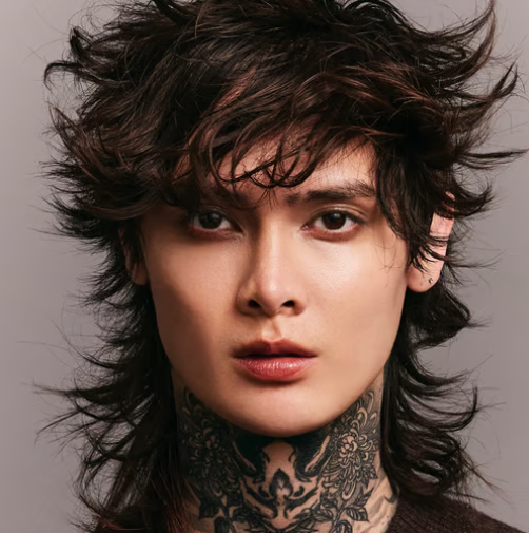
#> input picture sample.png, 529 x 533 px
$ python Resize.py
#> lines starting #> are read from the running program, lines starting #| are printed output that depends on the picture
import cv2

# Load the image
image = cv2.imread('sample.png')
#> image is the input picture: shape (533, 529, 3); mean B, G, R 71.6, 79.5, 98.7

# Resize the image
resized_image = cv2.resize(image, (300, 200))
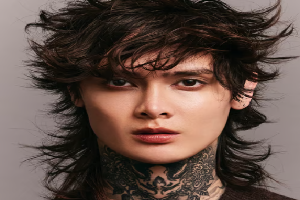
#> resized_image: shape (200, 300, 3); mean B, G, R 71.5, 79.4, 98.6

cv2.imshow("image", resized_image)
cv2.waitKey(0)

$ run again, with cartoon.png copied over sample.png
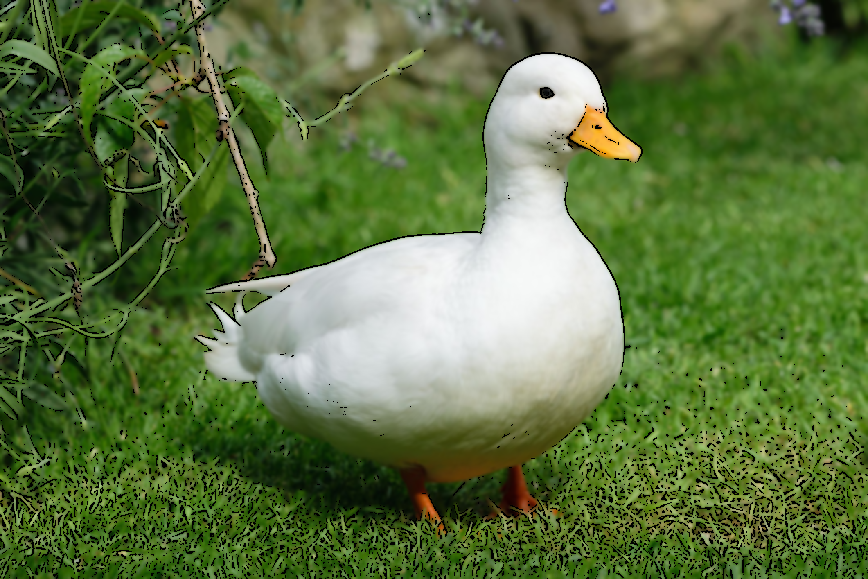
#> input picture cartoon.png, 868 x 579 px
#> image is the input picture: shape (579, 868, 3); mean B, G, R 63.6, 114.8, 92
#> `resized_image = cv2.resize(image, (300, 200))`:
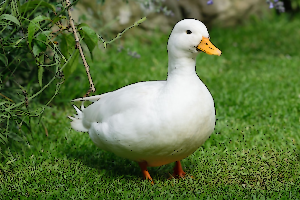
#> resized_image: shape (200, 300, 3); mean B, G, R 63.5, 114.8, 91.9

$ run again, with cropTest.png copied over sample.png
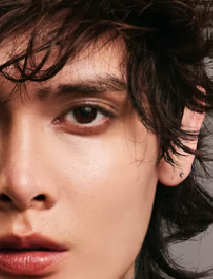
#> input picture cropTest.png, 213 x 279 px
#> image is the input picture: shape (279, 213, 3); mean B, G, R 75.7, 90.2, 126.4
#> `resized_image = cv2.resize(image, (300, 200))`:
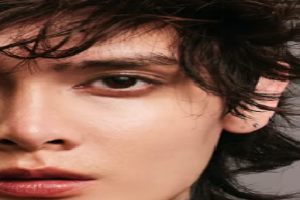
#> resized_image: shape (200, 300, 3); mean B, G, R 75.6, 90.1, 126.3

$ run again, with heyhey.png copied over sample.png
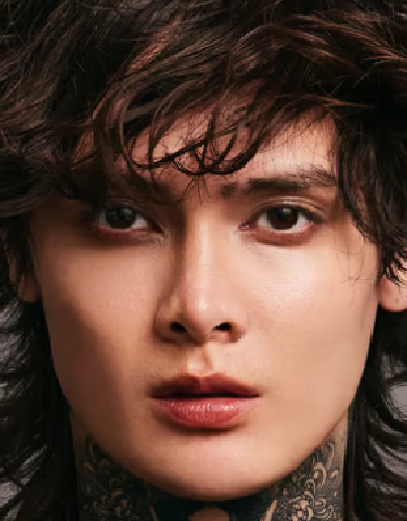
#> input picture heyhey.png, 407 x 521 px
#> image is the input picture: shape (521, 407, 3); mean B, G, R 54, 66.8, 95.7
#> `resized_image = cv2.resize(image, (300, 200))`:
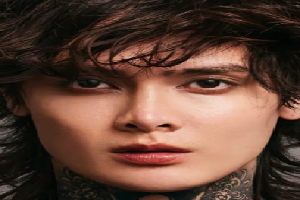
#> resized_image: shape (200, 300, 3); mean B, G, R 53.9, 66.7, 95.6
